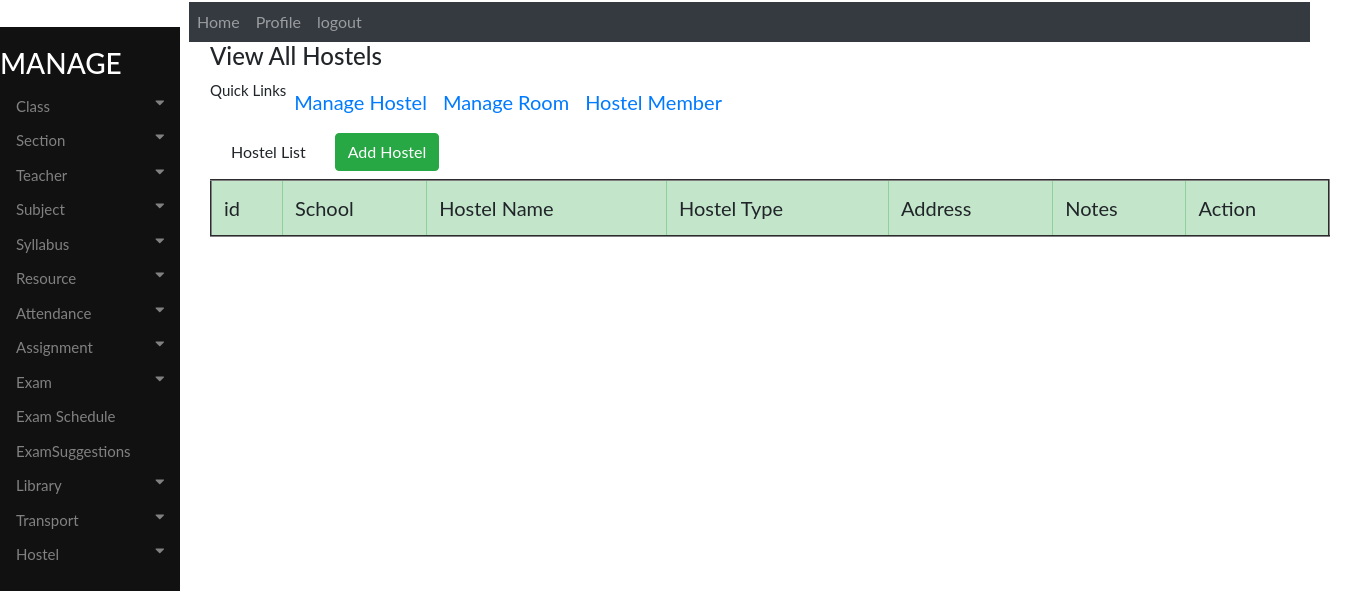
The app's page /accounts/viewhostel, older data.
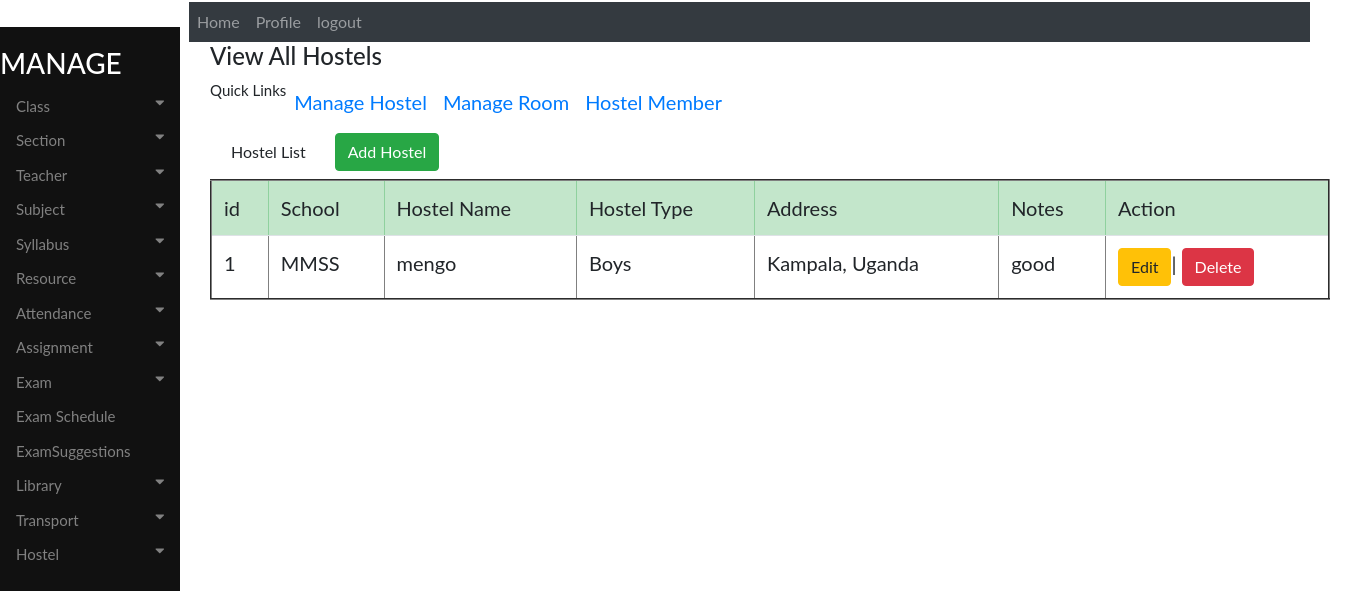
The same page, newer data.
### accounts/models.py (models this page shows, shortened)
class Hostel(models.Model):
    choices = (('Boys','Boys'),('Girls','Girls'),('Combined','Combined'))
    School = models.CharField(max_length=130)
    HostelName= models.CharField(max_length=130)
    HostType = models.CharField(max_length=130, choices=choices, blank=False, null=True)
    Address= models.CharField(max_length=130)
    Notes = models.TextField(max_length=110)

### accounts/views.py (the view)
def viewhostel(request):
    all_info = Hostel.objects.all()
    context={'all_info':all_info}
    return render(request, 'accounts/viewhostel.html', context)

### accounts/templates/accounts/viewhostel.html
{% extends 'base.html' %}
{% block body %}
<div class="container" style="margin-left: 200px;font-size: 20px; padding: 0px 10px;">
<h4>View All Hostels</h4>
<nav class="nav navbar-expand">
  <p style="font-size: 15px;">Quick Links</p>
  <ul class="navbar-nav mr-auto">
    <li class="nav-item">
    <a class="nav-link" href="{% url 'viewhostel' %}">Manage Hostel</a>
    </li>
    <li class="nav-item">
    <a class="nav-link" href="{% url 'viewroom' %}">Manage Room</a>
    </li>
    <li class="nav-item">
    <a class="nav-link" href="#">Hostel Member</a>
    </li>
  </ul>
</nav>
<nav class="nav navbar-expand" style="float:left">
  <ul class="navbar-nav mr-auto">
    <li class="nav-item">
      <a class="nav-link" href="#"><button class="btn btn-default">Hostel List</button></a>
    </li>
    <li class="nav-item">
      <a class="nav-link" href="{% url 'addhostel' %}"><button class="btn btn-success">Add Hostel</button></a>
    </li>
  </ul>
</nav>
<br>
<table class="table table-hover" border="2">
   <thead class="table-success">
    <tr>
         <td>id</td>
         <td>School</td>
         <td>Hostel Name</td>
         <td>Hostel Type</td>
         <td>Address</td>
         <td>Notes</td>
         <td>Action</td>
     </tr>
   </thead>
   <tbody>
     {% if all_info %}
     {% for item in all_info %}
     <tr>
       <td>{{ item.id}}</td>
       <td>{{ item.School}}</td>
       <td>{{ item.HostelName}}</td>
       <td>{{ item.HostType}}</td>
       <td>{{ item.Address}}</td>
       <td>{{ item.Notes}}</td>
       <td><a href="{% url 'edithostel' pk=item.id  %}" >
         <button class="btn btn-warning">Edit</button></a>|
         <a href="{% url 'deletehostel' pk=item.id %}" >
           <button class="btn btn-danger">Delete</button></a>
       </td>
        {% endfor %}
     </tr>
     {% endif %}
   </tbody>
</table>
</div>
{% endblock %}

Row changes from the older to the newer data that the page shows:
added Hostel: id "1", School "MMSS", HostelName "mengo", HostType "Boys", Address "Kampala, Uganda", Notes "good"
